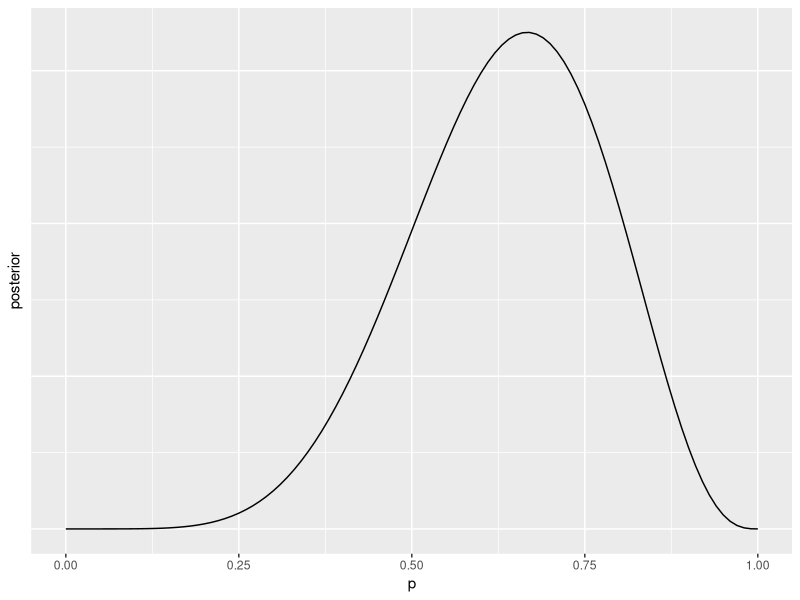
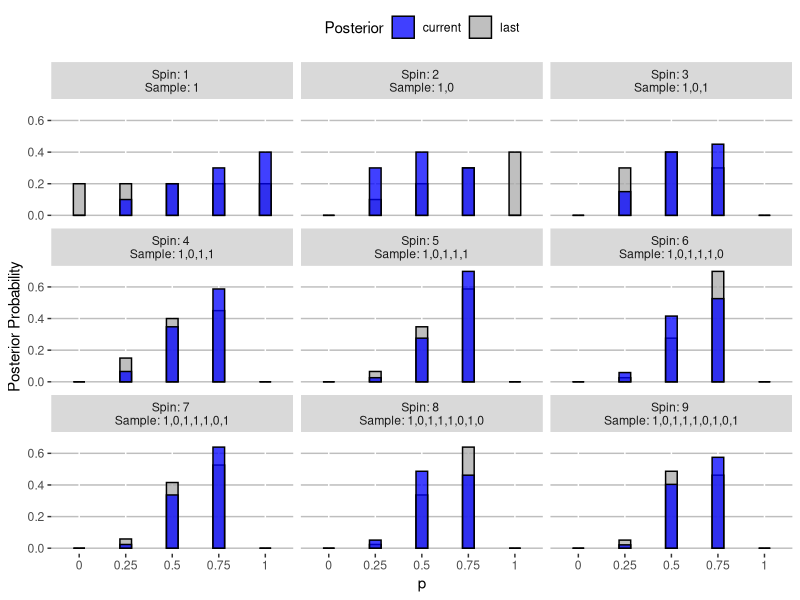
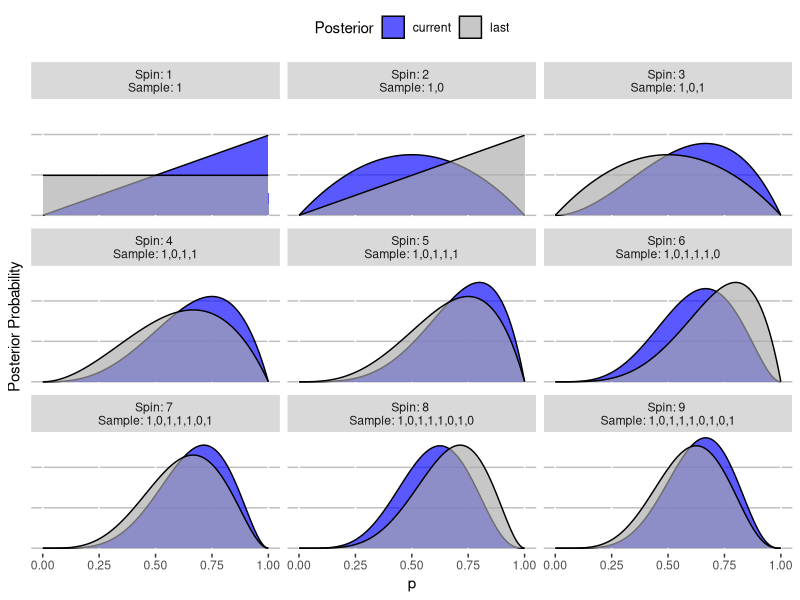
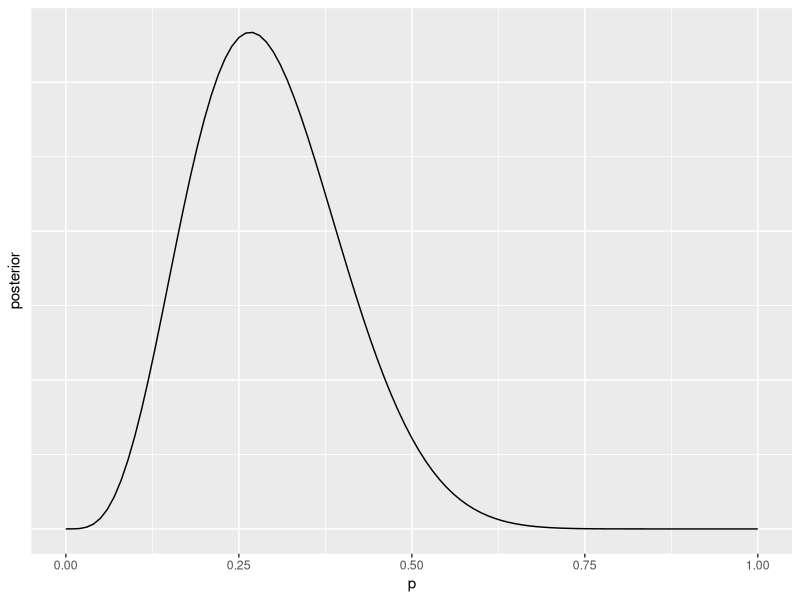
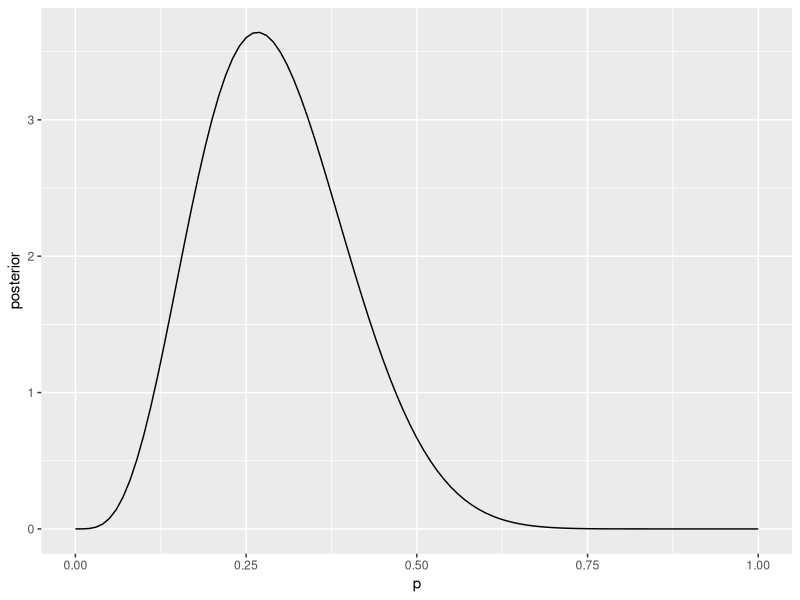
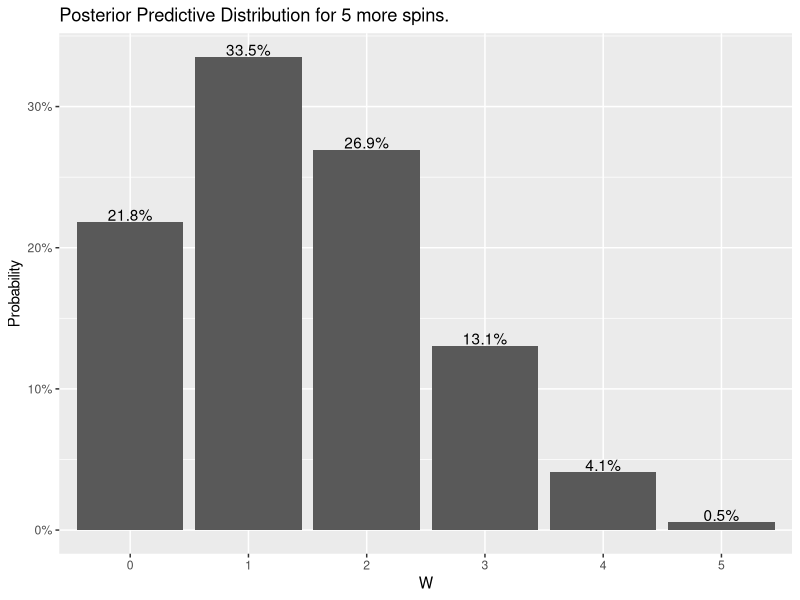
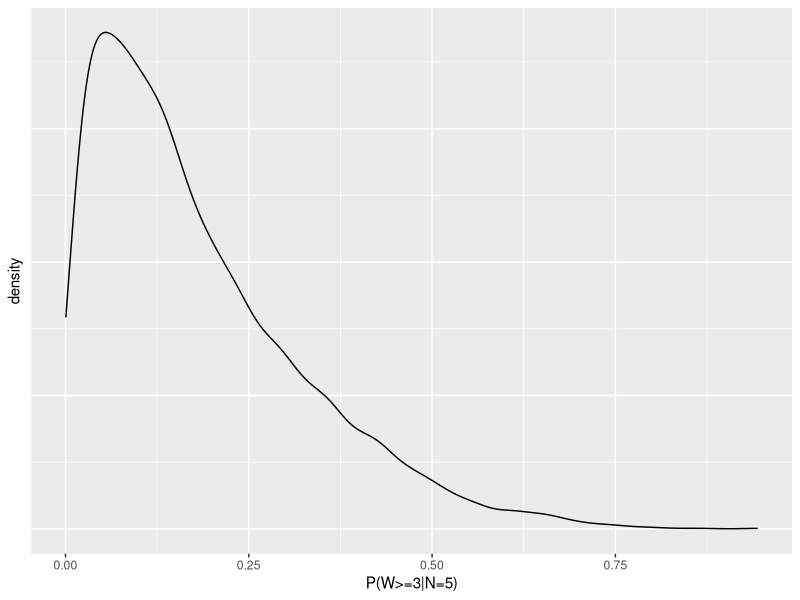

The R source for these figures, in order:
## ---- chunk 1
# Load some packages
library(tidyverse)
## ---- chunk 2
DiagrammeR::grViz("
  digraph graph2 {
    graph [layout = dot, rankdir = LR]
    node [style = filled]
    a [label = 'p', fillcolor = yellow]
    b [label = 'N']
    c [label = 'W']
    a -> c
    b -> c
  }
", height = 200, width = 350)
## ---- chunk 3
observed_sample <- c(1, 0, 1, 1, 1, 0, 1, 0, 1) # 1 = water; 0 = land
W <- sum(observed_sample) # Number of water samples
N <- length(observed_sample) # Number of spins
W; N
## ---- chunk 4
# Set possible values for p
p <- c(0, .25, .5, .75, 1)

# Number of sides of globe
sides <- length(p) - 1

## ---- chunk 5
# Number of ways to observe sample for each p (this is the count of the possible sequences of indicators)
ways <- (sides*p)^W * (sides*(1-p))^(N-W)
ways
## ---- chunk 6
# Posterior probability
posterior_prob <- ways / sum(ways)
cbind(p, ways, posterior_prob)
## ---- chunk 7
# Total possible sequences of indicators (each one could be a 1 or a 0)
total_possible_sequences <- sides^N
total_possible_sequences
## ---- chunk 8
# Divide the total number of combinations we could have saw our sample, by the total number of possibilities
likelihood <- ways / total_possible_sequences
likelihood
## ---- chunk 9
likelihood / sum(likelihood)
## ---- chunk 10
# Likelihood of sequence of observed sample
likelihood2 <- p^W * (1-p)^(N-W)
likelihood

# Compute posterior
likelihood2 / sum(likelihood2) # Same as before
## ---- chunk 11
# Make the normalizing constant
normalizing_constant <- factorial(N) / (factorial(W)*factorial(N-W))

# Multiply the likelihood by the normalizing constant by the likelihood to get the true probability of the observed sample for each value of p
probability <- normalizing_constant * likelihood
probability

# Compute the posterior
probability / sum(probability)
## ---- chunk 12
# What is the probability of observing W water values in a sample of N globe spins for each p?
dbinom(x = W, size = N, prob = p)
## ---- chunk 13
tibble(
  p = seq(0, 1, .01), # Approximate the range of p values
  posterior = p^W*(1-p)^(N-W) # Compute the posterior
) %>%
  
  # Make a plot
  ggplot() +
  geom_line(
    aes(
      x = p,
      y = posterior
    )
  ) +
  theme(
    axis.ticks.y = element_blank(),
    axis.text.y = element_blank()
  )
## ---- chunk 14

# Set the prior probability (uniform over the possibly choices)
prior <- rep(1 / length(p), length(p))

# Set the current posterior as the prior (before any data collected)
last_posterior <- prior

# Make result set
results <- tibble()

# For each value in the observed sample 
for(i in 1:N) {
  
  # 1. Get the sub-sample
  sub_sample <- observed_sample[1:i]
  
  # 2. Compute metrics (the number of water samples, and the total number of spins)
  W_temp <- sum(sub_sample)
  N_temp <- length(sub_sample)
  
  # 3. Compute the likelihood for each p
  temp_likelihood <- p^W_temp * (1 - p)^(N_temp - W_temp)
  
  # 4. Posterior
  temp_posterior <- temp_likelihood / sum(temp_likelihood)
  
  # 5. Add to results
  results <-
    results %>%
    bind_rows(
      tibble(
        sample = i,
        sequence = paste(sub_sample, collapse = ","),
        p,
        likelihood = temp_likelihood,
        current = temp_posterior,
        last = last_posterior
      )
    )
  
  # Set the new last posterior
  last_posterior <- temp_posterior

}

results %>%
  
  # Send down the rows
  pivot_longer(
    cols = c(last, current)
  ) %>%
  
  # Make a plot
  ggplot() +
  geom_col(
    aes(
      x = factor(p),
      y = value,
      fill = name
    ),
    color = "black",
    alpha = .75,
    width = .25,
    position = "identity"
  ) +
  facet_wrap(
    ~paste0("Spin: ", factor(sample), " \nSample: ", sequence)
  ) +
  theme(
    legend.position = "top",
    panel.background = element_blank(),
    panel.grid.major.y = element_line(colour = "gray")
  ) +
  xlab("p") +
  ylab("Posterior Probability") +
  labs(
    fill = "Posterior"
  ) +
  scale_fill_manual(
    values = c("blue", "darkgray")
  ) 

## ---- chunk 15
# Approximate the set of inifinite p-values by a large set of discrete ones
p_continuous <- seq(0, 1, .01)

# Set the prior probability (uniform over the possibly choices)
prior <- rep(1 / length(p_continuous), length(p_continuous))

# Set the current posterior as the prior (before any data collected)
last_posterior <- prior

# Make result set
results <- tibble()

# For each value in the observed sample 
for(i in 1:N) {
  
  # 1. Get the sub-sample
  sub_sample <- observed_sample[1:i]
  
  # 2. Compute metrics (the number of water samples, and the total number of spins)
  W_temp <- sum(sub_sample)
  N_temp <- length(sub_sample)
  
  # 3. Compute the likelihood for each p
  temp_likelihood <- p_continuous^W_temp * (1 - p_continuous)^(N_temp - W_temp)
  
  # 4. Posterior
  temp_posterior <- temp_likelihood / sum(temp_likelihood)
  
  # 5. Add to results
  results <-
    results %>%
    bind_rows(
      tibble(
        sample = i,
        sequence = paste(sub_sample, collapse = ","),
        p_continuous,
        likelihood = temp_likelihood,
        current = temp_posterior,
        last = last_posterior
      )
    )
  
  # Set the new last posterior
  last_posterior <- temp_posterior
  
}

results %>%
  
  # Send down the rows
  pivot_longer(
    cols = c(last, current)
  ) %>%
  
  # Make a plot
  ggplot() +
  geom_area(
    aes(
      x = p_continuous,
      y = value,
      fill = name
    ),
    color = "black",
    alpha = .65,
    position = "identity"
  ) +
  facet_wrap(
    ~paste0("Spin: ", factor(sample), " \nSample: ", sequence)
  ) +
  theme(
    legend.position = "top",
    panel.background = element_blank(),
    panel.grid.major.y = element_line(colour = "gray"),
    axis.ticks.y = element_blank(),
    axis.text.y = element_blank()
  ) +
  xlab("p") +
  ylab("Posterior Probability") +
  labs(
    fill = "Posterior"
  ) +
  scale_fill_manual(
    values = c("blue", "darkgray")
  ) 
## ---- chunk 16
W_new <- 4
N_new <- 15
tibble(
  p = seq(0, 1, .01), # Approximate the range of p values
  posterior = p^W_new*(1-p)^(N_new-W_new) # Compute the posterior
) %>%
  
  # Make a plot
  ggplot() +
  geom_line(
    aes(
      x = p,
      y = posterior
    )
  ) +
  theme(
    axis.ticks.y = element_blank(),
    axis.text.y = element_blank()
  )
## ---- chunk 17
# Reparameterize
alpha <- W_new + 1
beta <- N_new - W_new + 1

# Make a data frame
tibble(
  p = seq(0, 1, .01), # Approximate the range of p values (same as before)
  posterior = dbeta(p, shape1 = alpha, shape2 = beta) # Compute the actual posterior density
) %>%
  
  # Make a plot
  ggplot() +
  geom_line(
    aes(
      x = p,
      y = posterior
    )
  )

## ---- chunk 18
# Set some parameters
set.seed(123)
n_experiment <- 5 # Number of new spins we're going to conduct
s <- 10000 # Number of simulations

# 1. Draw random values of p from the posterior
p_rand <- rbeta(n = s, shape1 = alpha, shape2 = beta) # Same parameters as before

# 2. For each p, run a binomial experiment (represents samples of W)
w_rand <- rbinom(n = s, size = n_experiment, prob = p_rand)

# Make a data frame
tibble(
  w = w_rand
) %>%
  
  # For each w
  group_by(w) %>%
  
  # Compute the total
  summarise(
    count = n()
  ) %>%
  
  # Add proportion
  mutate(
    proportion = count / sum(count)
  ) %>%
  
  # Make a plot
  ggplot(
    aes(
      x = factor(w)
    )
  ) +
  geom_col(
    aes(
      y = proportion
    )
  ) +
  geom_text(
    aes(
      y = proportion,
      label = paste0(round(proportion*100,1), "%")
    ),
    vjust = -.1
  ) +
  scale_y_continuous(
    labels = scales::percent
  ) +
  xlab("W") +
  ylab("Probability") +
  labs(
    title = paste0("Posterior Predictive Distribution for ", n_experiment, " more spins.")
  )
## ---- chunk 19
mean(w_rand >= 3)
## ---- chunk 20
# Compute the binomial probability
prob_binom <- 1 - pbinom(q = 2, size = n_experiment, prob = p_rand)

# Make a plot
ggplot() +
  geom_density(
    aes(
      x = prob_binom
    )
  ) +
  theme(
    axis.ticks.y = element_blank(),
    axis.text.y = element_blank()
  ) +
  xlab("P(W>=3|N=5)") 
## ---- chunk 21
sim_globe <-
  function(p = .7, N = 9) {
    sample(
      c("W","L"), # Possible observations
      size = N, # Number of tosses
      prob = c(p, 1-p), # The probability of each possible observation
      replace = TRUE)
  }
sim_globe()
replicate(sim_globe(p =.5, N=9), n=10)
